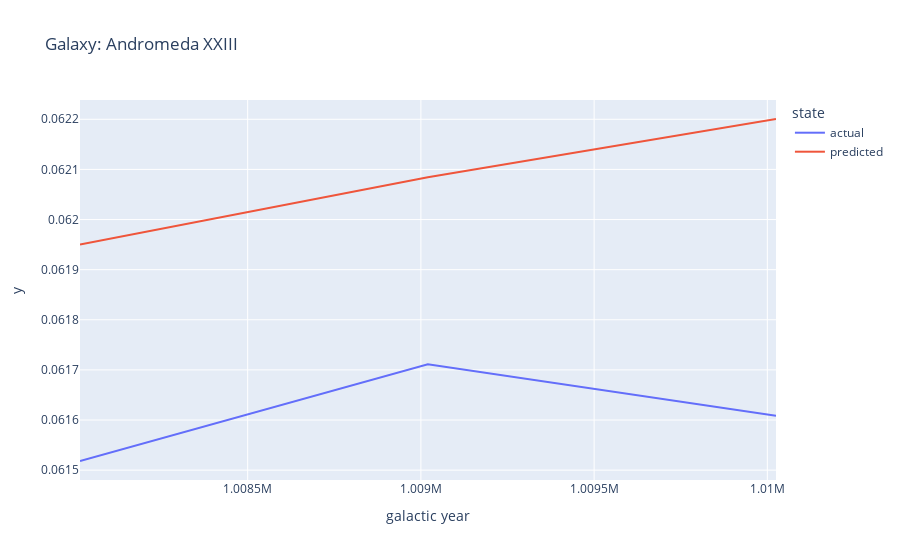

Notebook source saved alongside this figure:
### Code cell
# Plotting y_true vs y_pred with forecast, change i variable
# to see the different galaxies
i = 15
galaxy = resulting_df.galaxy.unique()[i]
galaxy_df = pd.DataFrame()
galaxy_df['galactic year'] = resulting_df.loc[resulting_df.galaxy == galaxy, 'galactic year'].tolist() * 2
galaxy_df['y'] = resulting_df.loc[resulting_df.galaxy == galaxy, 'y_true'].tolist() +\
                    resulting_df.loc[resulting_df.galaxy == galaxy, 'y_pred'].tolist()
galaxy_df['state'] = ['actual'] * resulting_df.loc[resulting_df.galaxy == galaxy, 'y_true'].shape[0] +\
                    ['predicted'] * resulting_df.loc[resulting_df.galaxy == galaxy, 'y_true'].shape[0]
px.line(data_frame=galaxy_df, x='galactic year', y='y', color='state',
       title=f'Galaxy: {galaxy}')

### Figure 1 — Plotly figure (JSON) as saved in the notebook; plotly's stock layout.template omitted (floating-point values rounded to 4 significant figures)
{"data": [{"hovertemplate": "state=actual<br>galactic year=%{x}<br>y=%{y}<extra></extra>", "legendgroup": "actual", "line": {"color": "#636efa", "dash": "solid"}, "mode": "lines", "name": "actual", "showlegend": true, "type": "scatter", "x": [1008016, 1009020, 1010025], "xaxis": "x", "y": [0.06152, 0.06171, 0.06161], "yaxis": "y"}, {"hovertemplate": "state=predicted<br>galactic year=%{x}<br>y=%{y}<extra></extra>", "legendgroup": "predicted", "line": {"color": "#EF553B", "dash": "solid"}, "mode": "lines", "name": "predicted", "showlegend": true, "type": "scatter", "x": [1008016, 1009020, 1010025], "xaxis": "x", "y": [0.06195, 0.06208, 0.0622], "yaxis": "y"}], "layout": {"legend": {"title": {"text": "state"}, "tracegroupgap": 0}, "title": {"text": "Galaxy: Andromeda XXIII"}, "xaxis": {"anchor": "y", "domain": [0, 1], "title": {"text": "galactic year"}}, "yaxis": {"anchor": "x", "domain": [0, 1], "title": {"text": "y"}}}}
